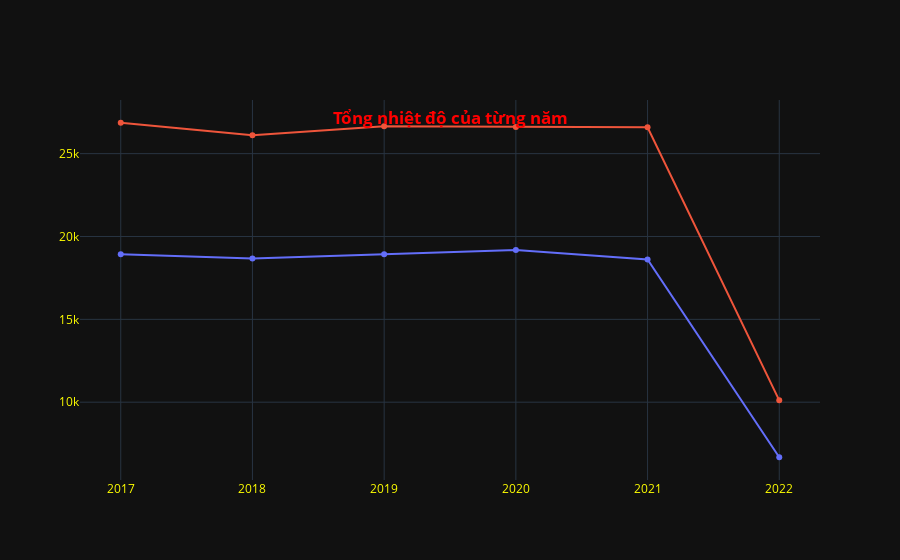

Source (notebook cell):
### Markdown cell above
Nhiệt độ

### Code cell
fig = go.Figure()
fig.add_trace(go.Scatter(x=yearly.index.year, y=yearly['tmin'],
    name=ele['tmin'],
    connectgaps=True,
    showlegend = False)
)
fig.add_trace(go.Scatter(x=yearly.index.year, y=yearly['tmax'],
    name=ele['tmax'],
    connectgaps=True,
    showlegend = False)
)
fig.update_layout(
                title={
                    'text': f'<b>Tổng nhiệt độ của từng năm</b>',
                    'y':0.8,
                    'x':0.5,
                    'xanchor': 'center',
                    'yanchor': 'top'},
                title_font_color="red",
                font_color="yellow",
                hovermode="x unified",
                hoverlabel=dict(
                    bgcolor="gray",
                    font_size=16,
                    font_family="Rockwell")
)
fig.show()

### Figure 1 — Plotly figure (JSON) as saved in the notebook; plotly's stock layout.template omitted (floating-point values rounded to 4 significant figures)
{"data": [{"connectgaps": true, "name": "Nhiệt độ thấp nhất", "showlegend": false, "type": "scatter", "x": [2017, 2018, 2019, 2020, 2021, 2022], "y": [18926, 18676, 18925, 19182, 18614, 6678]}, {"connectgaps": true, "name": "Nhiệt độ cao nhất", "showlegend": false, "type": "scatter", "x": [2017, 2018, 2019, 2020, 2021, 2022], "y": [26864, 26109, 26653, 26606, 26591, 10112]}], "layout": {"font": {"color": "yellow"}, "hoverlabel": {"bgcolor": "gray", "font": {"family": "Rockwell", "size": 16}}, "hovermode": "x unified", "title": {"font": {"color": "red"}, "text": "<b>Tổng nhiệt độ của từng năm</b>", "x": 0.5, "xanchor": "center", "y": 0.8, "yanchor": "top"}}}
